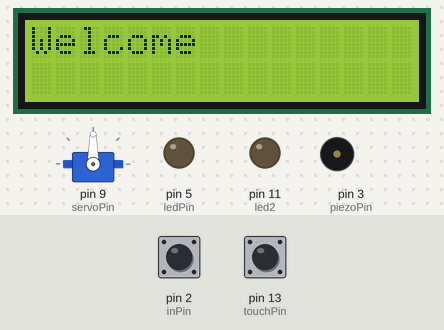
Bench run of a sketch on a simulated Arduino Uno, built with avr-gcc and run on an emulated ATmega328P. Parts: servo, 16×2 character LCD, output pins drawn as LEDs (lit = HIGH), buzzer (waves = sounding). The inputs (shaded band) are chosen by the test bench; at power-on: pin 13 (touchPin) LOW, pin 2 (inPin) LOW. What the sketch prints to the serial monitor is not drawn.

Above: at 1.2 s.
1.3 s: pin 13 (touchPin) pulled HIGH for 1 s
At 3.4 s:
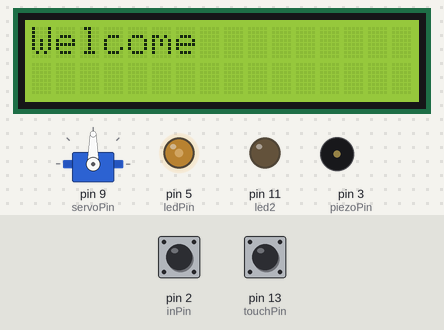
3.8 s: pin 2 (inPin) driven HIGH
6.8 s: pin 13 (touchPin) pulled HIGH for 3.2 s
At 9.4 s:
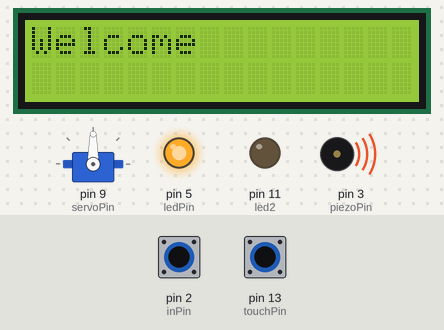
11.5 s: pin 2 (inPin) driven LOW
14.5 s: pin 2 (inPin) pulsed HIGH 2 times (0.12 s each, 0.3 s apart)
At 16.3 s:
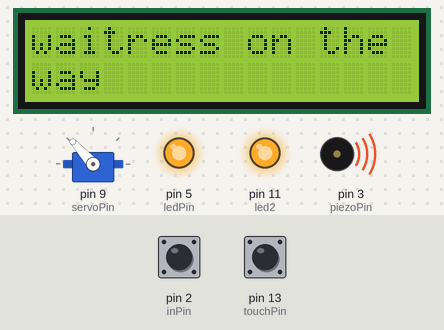
17.0 s: pin 2 (inPin) pulsed HIGH 2 times (0.12 s each, 0.3 s apart)
At 18.72 s:
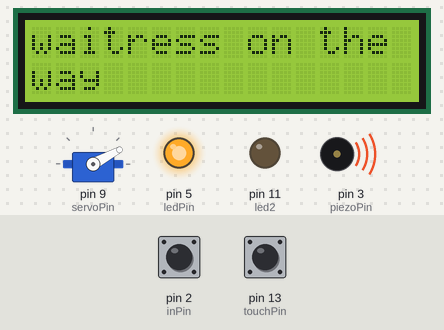
Timing chart, 0 to 20.4 s (numbered marks = the images above; inputs shaded):
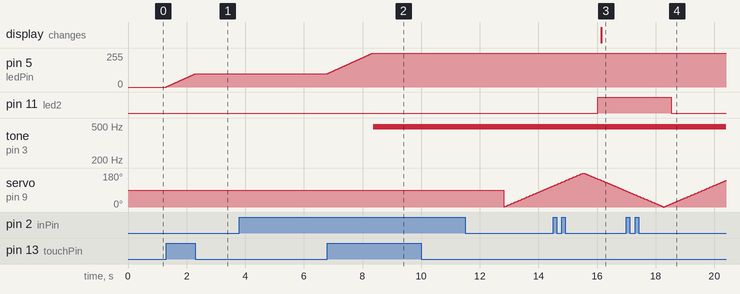

The sketch:

arduino_GROUP18.ino
```cpp
#include <DHT.h>


#define DHTPIN A0       // Pin connected to the DHT11 data pin
#define DHTTYPE DHT11  // DHT 11 sensor

DHT dht(DHTPIN, DHTTYPE);
const int touchPin = 13;  // Touch sensor connected to pin 13
const int ledPin = 5;
int power =0;
#include <Wire.h>
#include <LiquidCrystal_I2C.h>

// Set the LCD address to 0x27 for a 16 chars and 2 line display
LiquidCrystal_I2C lcd(0x27, 16, 2);
#include <Servo.h>
#define servoPin  9
Servo servo;
int angle = 0;
bool Direction = true;
int continues=0;
int continues2=0;
int buttonState = 0;       // מצב הכפתור הנוכחי
int lastButtonState = 0;   // מצב הכפתור הקודם
int ledState = LOW;
int ledState2 = LOW;   // מצב ה-LED (מתחיל מכובה)
int counter =0;
int incoming=0;
#define led  13            // פין של ה-LED
#define inPin 2            // פין של הכפתור
#define led2 11
#define piezoPin 3

int flag=0;
unsigned long pushedtime = 0;
unsigned long lastDebounceTime = 0;  // הזמן האחרון בו הכפתור שונה
unsigned long debounceDelay = 50;// זמן דיבאונס (עיכוב כדי למנוע רעשים)
unsigned long pushDelay=1500;
unsigned long waitingForWaitress=7000;
unsigned long lightTime=0;

void setup() {
  pinMode(inPin, INPUT);  // הגדרת הפין של הכפתור כקלט

  pinMode(led2, OUTPUT);// הגדרת הפין של ה-LED כיציאה
  Serial.begin(9600);
  servo.attach(servoPin);
  pinMode(touchPin, INPUT);  // Set touchPin as input
  pinMode(ledPin, OUTPUT);   // Set ledPin as output
  pinMode(piezoPin, INPUT);
  Serial.begin(9600);
  lcd.init();
  analogWrite(piezoPin,LOW);
  // Turn on the blacklight and print a message.
  lcd.backlight();
  lcd.print("Welcome");
  Serial.println("Welcome");
  dht.begin();
}

void loop() {
  int reading = digitalRead(inPin);  // קריאה למצב הכפתור
  if(reading ==HIGH){
  if (millis() - pushDelay > pushedtime )
    pushedtime = millis();
  if (millis() - pushDelay < pushedtime and reading != lastButtonState){
    counter++;


    lastButtonState = reading;
  }
  }
  if (reading == LOW)
    lastButtonState = LOW;
  if(millis() - pushDelay > pushedtime )
  {
    if (counter ==1 )
    {
      ledState = (ledState == LOW) ? HIGH : LOW;
      Serial.println("The button was pressed 1 time");
      Serial.println("The servo changed state");


      if (ledState == LOW)
        servo.write(90);
    }
    if (counter ==2)
    {
      ledState2 = (ledState2 == LOW) ? HIGH : LOW;
      Serial.println("The button was pressed 2 times");
      digitalWrite(led2, ledState2);
      Serial.println("The light bulb1 changed state");

    }
    if(counter ==3)
    {
      power =0;
      Serial.println("The button was pressed 3 times");
      analogWrite(ledPin, power);
      Serial.println("The light bulb2 was turned off");

    }
    if (counter==4)
    {
      // Read temperature and humidity
    float humidity = dht.readHumidity();
    float temperatureC = dht.readTemperature();

    // Check if any reading failed
    if (isnan(humidity) || isnan(temperatureC)) {
      Serial.println("Failed to read from DHT sensor!");
   } else {
     Serial.println("The button was pressed 4 times");
      // Print the values to the Serial Monitor
      Serial.print("Temperature: ");
     Serial.print(temperatureC);
      Serial.println(" °C ");
      lcd.setCursor(0, 0);
      lcd.print("Temperature:    ");
      lcd.setCursor(0, 1);
      lcd.print(temperatureC);

    }
    }
    counter =0;
  }

  if (millis()-waitingForWaitress<lightTime)
  {
   if (incoming == 0)
   {
     lcd.setCursor(0, 0);
     lcd.print("waitress on the");
     Serial.println("waitress on the way");
     lcd.setCursor(0, 1);
     lcd.print("way");
     incoming =1;
     lastButtonState= LOW;
   }
  }
  if (millis()-waitingForWaitress>lightTime and incoming == 1)
  {
    digitalWrite(led2, LOW);
    Serial.println("The light bulb1 was turned off");
    ledState2 = LOW;
    incoming=0;
  }

  if (millis()-waitingForWaitress>lightTime and digitalRead(led2)==HIGH)
    lightTime=millis();
  if (ledState == HIGH)
  {
    if (Direction){
      angle +=1;
       }else{
       angle -=1;
      }
      servo.write(angle);
       delay(15);
      if(angle == 180)Direction = false;
      if(angle == 0)Direction = true;
  }
   int touchState = digitalRead(touchPin);  // Read touch sensor state
   if (continues==0 and touchState == HIGH)
    {
    Serial.println("the touchButton is pushed ");
    continues=1;
    }
  if (touchState == HIGH and power <255) {
    power++;


   analogWrite(ledPin, power);  // Turn LED on if touch is detected
   delay(10);
  }
  else
  if (touchState == HIGH)
  {
    power=255;
    analogWrite(piezoPin,HIGH);
    if(continues2==0)
    {
      Serial.println("the piezo is on");
      continues2=1;
    }
    flag=1;

  }
  if (digitalRead(touchPin)==LOW)
    continues=0;
  if (digitalRead(touchPin)==LOW and flag==1)
  {
    Serial.println("the piezo is off ");
    analogWrite(piezoPin,LOW);
    flag=0;
    continues2=0;
  }
}
```

Measured:
- after the input at 1.3 s, pin 5 (ledPin): moves from 0/255 to 100/255 over 1.0 s, starting at once
- after the input at 3.8 s, every drawn part: stays the same
- after the input at 6.8 s, pin 5 (ledPin): moves from 100/255 to 255/255 over 1.5 s, starting at once; tone on pin 3 (piezoPin): silent → 490 Hz after 1.6 s; servo on pin 9 (servoPin): stops changing and stays 90°
- after the input at 14.5 s, pin 11 (led2): LOW → HIGH after 1.5 s; the display: changes after 1.7 s (image 3)
- after the input at 17.0 s, pin 11 (led2): HIGH → LOW after 1.5 s
